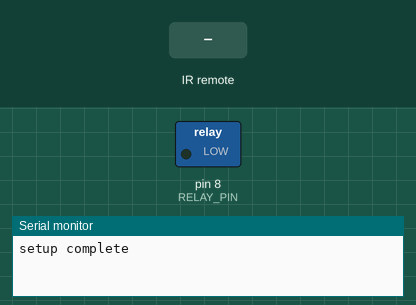
The sketch below on a simulated Arduino Uno, built with avr-gcc and run on an emulated ATmega328P. Parts: switched loads named in the sketch (green lamp = pin HIGH), the last lines printed to the serial monitor. The test bench sets the inputs (shaded band).

Above: at 1.2 s.
1.3 s: infrared code 0x3E8 received
At 2.5 s:
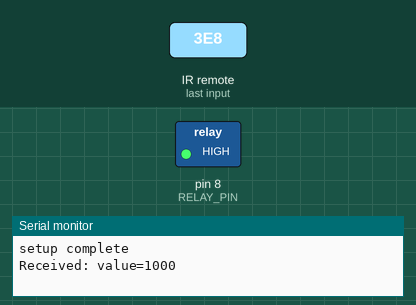
2.8 s: infrared code 0x7D0 received
At 3.7 s:
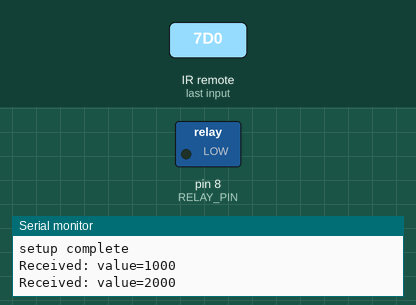
Timing chart, 0 to 5.8 s (numbered marks = the images above; inputs shaded):
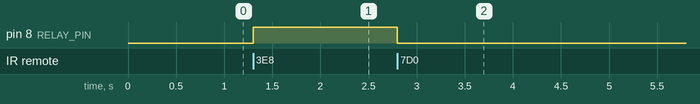

The sketch:

Recv433.ino
```cpp
#include <RCSwitch.h>

#define RELAY_PIN 8
#define SEND_PIN  10
#define RECV_INT  0   // interrupt 0 is pin 2


RCSwitch sw;

void setup() {
   pinMode(RELAY_PIN, OUTPUT);
   digitalWrite(RELAY_PIN, LOW);
   sw.enableReceive(RECV_INT);
   sw.enableTransmit(SEND_PIN);
   Serial.begin(9600);
   Serial.println("setup complete");
}

void loop() {
   if (sw.available()) {
      int value = sw.getReceivedValue();
      Serial.print("Received: value=");
      Serial.println(value);
      switch (value) {
         case 1000:
            digitalWrite(RELAY_PIN, HIGH);
            break;
         case 2000:
            digitalWrite(RELAY_PIN, LOW);
            break;
         default:
            // ignore it
            break;
      }
      sw.resetAvailable();
      delay(1000);
      sw.send(value+1, 24);
   }
}
```

Measured:
- after the input at 1.3 s, pin 8 (RELAY_PIN): LOW → HIGH at once
- after the input at 2.8 s, pin 8 (RELAY_PIN): HIGH → LOW at once
